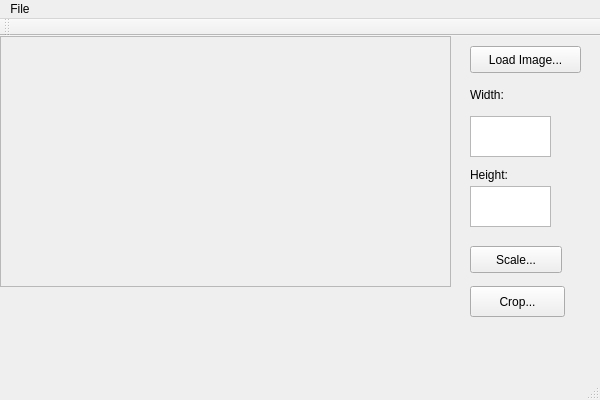
<?xml version="1.0" encoding="UTF-8"?>
<ui version="4.0">
 <class>MainWindow</class>
 <widget class="QMainWindow" name="MainWindow">
  <property name="geometry">
   <rect>
    <x>0</x>
    <y>0</y>
    <width>600</width>
    <height>400</height>
   </rect>
  </property>
  <property name="windowTitle">
   <string>MainWindow</string>
  </property>
  <widget class="QWidget" name="centralWidget">
   <widget class="QPushButton" name="btnLoadImage">
    <property name="geometry">
     <rect>
      <x>470</x>
      <y>10</y>
      <width>111</width>
      <height>27</height>
     </rect>
    </property>
    <property name="text">
     <string>Load Image...</string>
    </property>
   </widget>
   <widget class="QLabel" name="displayPane">
    <property name="geometry">
     <rect>
      <x>0</x>
      <y>0</y>
      <width>66</width>
      <height>21</height>
     </rect>
    </property>
    <property name="text">
     <string/>
    </property>
   </widget>
   <widget class="QScrollArea" name="displayPaneArea">
    <property name="geometry">
     <rect>
      <x>0</x>
      <y>0</y>
      <width>451</width>
      <height>251</height>
     </rect>
    </property>
    <property name="widgetResizable">
     <bool>true</bool>
    </property>
    <widget class="QWidget" name="scrollAreaWidgetContents">
     <property name="geometry">
      <rect>
       <x>0</x>
       <y>0</y>
       <width>449</width>
       <height>249</height>
      </rect>
     </property>
     <widget class="QWidget" name="gridLayoutWidget">
      <property name="geometry">
       <rect>
        <x>0</x>
        <y>0</y>
        <width>160</width>
        <height>80</height>
       </rect>
      </property>
      <layout class="QGridLayout" name="displayPaneLayout"/>
     </widget>
    </widget>
   </widget>
   <widget class="QPushButton" name="btnScaleImage">
    <property name="geometry">
     <rect>
      <x>470</x>
      <y>210</y>
      <width>92</width>
      <height>27</height>
     </rect>
    </property>
    <property name="text">
     <string>Scale...</string>
    </property>
   </widget>
   <widget class="QLabel" name="lblWidth">
    <property name="geometry">
     <rect>
      <x>470</x>
      <y>50</y>
      <width>59</width>
      <height>17</height>
     </rect>
    </property>
    <property name="text">
     <string>Width:</string>
    </property>
   </widget>
   <widget class="QLabel" name="lblHeight">
    <property name="geometry">
     <rect>
      <x>470</x>
      <y>130</y>
      <width>59</width>
      <height>17</height>
     </rect>
    </property>
    <property name="text">
     <string>Height:</string>
    </property>
   </widget>
   <widget class="QPlainTextEdit" name="txtWidth">
    <property name="geometry">
     <rect>
      <x>470</x>
      <y>80</y>
      <width>81</width>
      <height>41</height>
     </rect>
    </property>
   </widget>
   <widget class="QPlainTextEdit" name="txtHeight">
    <property name="geometry">
     <rect>
      <x>470</x>
      <y>150</y>
      <width>81</width>
      <height>41</height>
     </rect>
    </property>
   </widget>
   <widget class="QPushButton" name="btnCropImage">
    <property name="geometry">
     <rect>
      <x>470</x>
      <y>250</y>
      <width>95</width>
      <height>31</height>
     </rect>
    </property>
    <property name="text">
     <string>Crop...</string>
    </property>
   </widget>
  </widget>
  <widget class="QMenuBar" name="menuBar">
   <property name="geometry">
    <rect>
     <x>0</x>
     <y>0</y>
     <width>600</width>
     <height>29</height>
    </rect>
   </property>
   <widget class="QMenu" name="menuMenu">
    <property name="title">
     <string>File</string>
    </property>
    <addaction name="actionExit"/>
    <addaction name="separator"/>
   </widget>
   <addaction name="menuMenu"/>
  </widget>
  <widget class="QToolBar" name="mainToolBar">
   <attribute name="toolBarArea">
    <enum>TopToolBarArea</enum>
   </attribute>
   <attribute name="toolBarBreak">
    <bool>false</bool>
   </attribute>
  </widget>
  <widget class="QStatusBar" name="statusBar"/>
  <action name="BotaoFecha">
   <property name="text">
    <string>fechar</string>
   </property>
  </action>
  <action name="actionRand">
   <property name="text">
    <string>Rand</string>
   </property>
  </action>
  <action name="actionExit">
   <property name="text">
    <string>Exit</string>
   </property>
  </action>
 </widget>
 <layoutdefault spacing="6" margin="11"/>
 <resources/>
 <connections/>
</ui>
